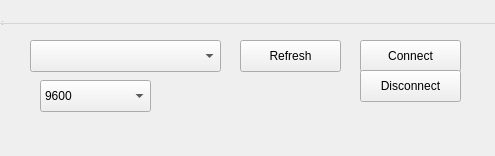
<?xml version="1.0" encoding="UTF-8"?>
<ui version="4.0">
 <class>ConnectionWindow</class>
 <widget class="QDialog" name="ConnectionWindow">
  <property name="geometry">
   <rect>
    <x>0</x>
    <y>0</y>
    <width>495</width>
    <height>156</height>
   </rect>
  </property>
  <property name="windowTitle">
   <string>ConnectionWindow</string>
  </property>
  <widget class="QWidget" name="centralwidget" native="true">
   <property name="geometry">
    <rect>
     <x>0</x>
     <y>0</y>
     <width>491</width>
     <height>152</height>
    </rect>
   </property>
   <widget class="QComboBox" name="box_ports">
    <property name="geometry">
     <rect>
      <x>30</x>
      <y>40</y>
      <width>191</width>
      <height>32</height>
     </rect>
    </property>
   </widget>
   <widget class="QPushButton" name="btn_refresh">
    <property name="geometry">
     <rect>
      <x>240</x>
      <y>40</y>
      <width>101</width>
      <height>32</height>
     </rect>
    </property>
    <property name="locale">
     <locale language="Polish" country="Poland"/>
    </property>
    <property name="text">
     <string>Refresh</string>
    </property>
    <property name="autoDefault">
     <bool>false</bool>
    </property>
   </widget>
   <widget class="QPushButton" name="btn_connect">
    <property name="geometry">
     <rect>
      <x>360</x>
      <y>40</y>
      <width>101</width>
      <height>32</height>
     </rect>
    </property>
    <property name="text">
     <string>Connect</string>
    </property>
    <property name="autoDefault">
     <bool>false</bool>
    </property>
   </widget>
   <widget class="QComboBox" name="box_baudrate">
    <property name="geometry">
     <rect>
      <x>40</x>
      <y>80</y>
      <width>111</width>
      <height>32</height>
     </rect>
    </property>
    <item>
     <property name="text">
      <string notr="true">9600</string>
     </property>
    </item>
    <item>
     <property name="text">
      <string notr="true">19200</string>
     </property>
    </item>
    <item>
     <property name="text">
      <string notr="true">38400</string>
     </property>
    </item>
    <item>
     <property name="text">
      <string notr="true">57600</string>
     </property>
    </item>
    <item>
     <property name="text">
      <string notr="true">115200</string>
     </property>
    </item>
   </widget>
   <widget class="QPushButton" name="btn_disconnect">
    <property name="geometry">
     <rect>
      <x>360</x>
      <y>70</y>
      <width>101</width>
      <height>32</height>
     </rect>
    </property>
    <property name="text">
     <string>Disconnect</string>
    </property>
    <property name="autoDefault">
     <bool>false</bool>
    </property>
   </widget>
  </widget>
  <widget class="QMenuBar" name="menubar">
   <property name="geometry">
    <rect>
     <x>0</x>
     <y>0</y>
     <width>646</width>
     <height>24</height>
    </rect>
   </property>
  </widget>
  <widget class="QStatusBar" name="statusbar">
   <property name="geometry">
    <rect>
     <x>0</x>
     <y>0</y>
     <width>3</width>
     <height>27</height>
    </rect>
   </property>
  </widget>
 </widget>
 <resources/>
 <connections/>
</ui>
